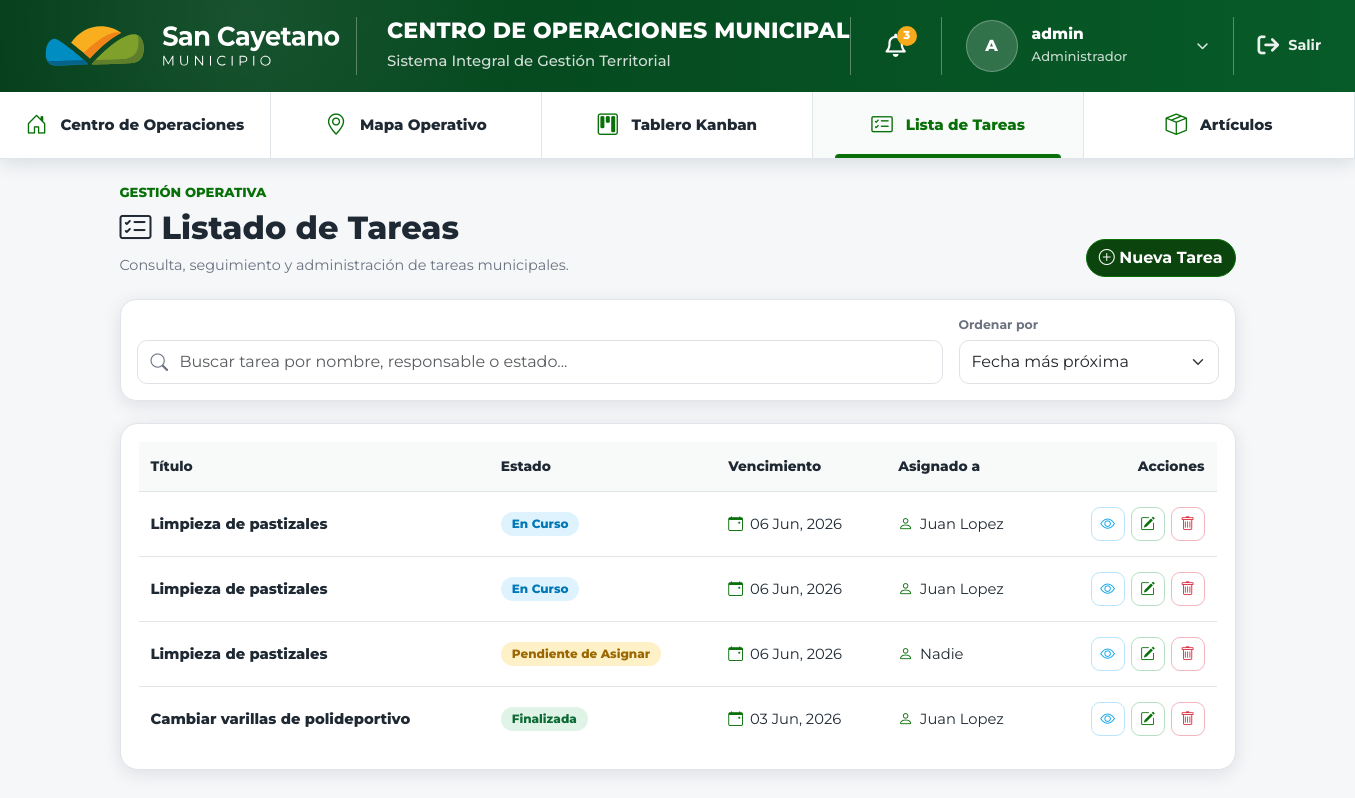
/tasks/ (signed in), run on the app's committed database.
### accounts/models.py (models this page shows, shortened)
class User(AbstractUser):
    class Role(models.TextChoices):
        ADMINISTRADOR = 'ADMIN', 'Administrador'
        FUNCIONARIO = 'FUNC', 'Funcionario'
        OPERADOR = 'OPER', 'Operador'
    role = models.CharField(
        max_length=5,
        choices=Role.choices,
        default=Role.OPERADOR,
    )
    def is_administrador(self):
        return self.role == self.Role.ADMINISTRADOR
    def is_operador(self):
        return self.role == self.Role.OPERADOR

### tasks/models.py (models this page shows, shortened)
class Task(models.Model):
    class Status(models.TextChoices):
        REGISTERED = 'REG', 'Registrada'
        PENDING = 'PEN', 'Pendiente de Asignar'
        IN_PROGRESS = 'INP', 'En Curso'
        COMPLETED = 'COM', 'Finalizada'
    title = models.CharField(max_length=200, verbose_name='Título')
    description = models.TextField(verbose_name='Descripción', blank=True)
    created_at = models.DateTimeField(auto_now_add=True, verbose_name='Fecha de Registro')
    due_date = models.DateField(verbose_name='Fecha de Vencimiento')
    status = models.CharField(
        max_length=3,
        choices=Status.choices,
        default=Status.REGISTERED,
        verbose_name='Estado'
    )
    assigned_to = models.ForeignKey(
        settings.AUTH_USER_MODEL,
        on_delete=models.SET_NULL,
        null=True,
        blank=True,
        related_name='assigned_tasks',
        verbose_name='Asignado a'
    )
    involved_persons = models.ManyToManyField(
        settings.AUTH_USER_MODEL,
        related_name='involved_tasks',
        blank=True,
        verbose_name='Personas Involucradas'
    )
    planned_hours = models.DecimalField(
        max_digits=6, decimal_places=2, default=0, verbose_name='Horas Planificadas'
    )
    executed_hours = models.DecimalField(
        max_digits=6, decimal_places=2, default=0, verbose_name='Horas Ejecutadas'
    )
    created_by = models.ForeignKey(
        settings.AUTH_USER_MODEL,
        on_delete=models.CASCADE,
        related_name='created_tasks',
        verbose_name='Creado por'
    )
    class Meta:
        verbose_name = 'Tarea'
        verbose_name_plural = 'Tareas'
        ordering = ['-created_at']
    @property
    def is_overdue(self):
        if self.status != self.Status.COMPLETED and self.due_date:
            return self.due_date < timezone.now().date()
        return False

### tasks/views.py (the view)
class TaskListView(LoginRequiredMixin, ListView):
    model = Task
    template_name = 'tasks/task_list.html'
    context_object_name = 'tasks'
    def get_queryset(self):
        qs = super().get_queryset()
        if self.request.user.is_operador():
            qs = qs.filter(assigned_to=self.request.user)
        return qs

### templates/tasks/task_list.html (shortened to what this page needs)
{% extends 'base.html' %}
{% block content %}
<section class="task-list-page">
    <div class="page-heading">
        <div>
            <p class="page-eyebrow">Gestión operativa</p>
            <h1 class="page-title">
                <i class="bi bi-card-checklist"></i>
                Listado de Tareas
            </h1>
            <p class="page-subtitle">
                Consulta, seguimiento y administración de tareas municipales.
            </p>
        </div>
        {% if not user.is_operador %}
        <a href="{% url 'task_create' %}" class="btn btn-primary">
            <i class="bi bi-plus-circle"></i> Nueva Tarea
        </a>
        {% endif %}
    </div>
    <div class="list-toolbar">
        <div class="list-search">
            <i class="bi bi-search"></i>
            <input type="search"
                   id="taskSearch"
                   class="form-control"
                   placeholder="Buscar tarea por nombre, responsable o estado...">
        </div>
        <div class="list-sort">
            <label for="taskSort">Ordenar por</label>
            <select id="taskSort" class="form-select">
                <option value="date-asc">Fecha más próxima</option>
            </select>
        </div>
    </div>
    <div class="task-table-card">
        <div class="table-responsive">
            <table class="table task-table align-middle">
                <thead>
                    <tr>
                        <th>Título</th>
                        <th>Estado</th>
                        <th>Vencimiento</th>
                        <th>Asignado a</th>
                        <th class="text-end">Acciones</th>
                    </tr>
                </thead>
                <tbody id="taskTableBody">
                    {% for task in tasks %}
                    <tr class="task-row {% if task.is_overdue %}task-row-overdue{% endif %}"
                        data-title="{{ task.title|lower }}"
                        data-status="{{ task.get_status_display|lower }}"
                        data-date="{{ task.due_date|date:'Y-m-d' }}"
                        data-assigned="{% if task.assigned_to %}{{ task.assigned_to.get_full_name|default:task.assigned_to.username|lower }}{% else %}nadie{% endif %}">
                        <td>
                            <div class="task-title-cell">
                                <strong>{{ task.title }}</strong>
                            </div>
                        </td>
                        <td>
                            <span class="status-pill
                                {% if task.status == 'REG' %}status-registered
                                {% elif task.status == 'PEN' %}status-pending
                                {% elif task.status == 'INP' %}status-progress
                                {% elif task.status == 'COM' %}status-done
                                {% endif %}">
                                {{ task.get_status_display }}
                            </span>
                        </td>
                        <td>
                            <span class="date-cell">
                                <i class="bi bi-calendar-event"></i>
                                {{ task.due_date|date:"d M, Y" }}
                            </span>
                        </td>
                        <td>
                            <span class="assigned-cell">
                                <i class="bi bi-person"></i>
                                {% if task.assigned_to %}
                                    {{ task.assigned_to.get_full_name|default:task.assigned_to.username }}
                                {% else %}
                                    Nadie
                                {% endif %}
                            </span>
                        </td>
                        <td class="text-end">
                            <div class="table-actions">
                                <a href="{% url 'task_detail' task.id %}" class="action-btn action-view" title="Ver detalles">
                                    <i class="bi bi-eye"></i>
                                </a>
                                <a href="{% url 'task_update' task.id %}" class="action-btn action-edit" title="Editar">
                                    <i class="bi bi-pencil-square"></i>
                                </a>
                                {% if not user.is_operador %}
                                <a href="{% url 'task_delete' task.id %}" class="action-btn action-delete" title="Eliminar">
                                    <i class="bi bi-trash"></i>
                                </a>
                                {% endif %}
                            </div>
                        </td>
                    </tr>
                    {% endfor %}
                </tbody>
            </table>
        </div>
    </div>
</section>
{% endblock %}

### templates/base.html (shortened to what this page needs)
{% load static %}
<!DOCTYPE html>
<html lang="es">
<head>
    <link href="https://cdn.jsdelivr.net/npm/bootstrap@5.3.0/dist/css/bootstrap.min.css" rel="stylesheet">
    <link rel="stylesheet" href="https://cdnjs.cloudflare.com/ajax/libs/font-awesome/6.4.0/css/all.min.css">
    <link rel="stylesheet" href="https://cdn.jsdelivr.net/npm/bootstrap-icons@1.11.3/font/bootstrap-icons.min.css">
    <link rel="stylesheet" href="{% static 'css/style.css' %}">
</head>
<body class="{% if user.is_authenticated %}authenticated{% endif %}">
{% if user.is_authenticated %}
<header class="municipal-header">
    <div class="municipal-topbar">
        <div class="container-fluid municipal-header-container">
            <a class="municipal-brand" href="{% url 'dashboard' %}">
                <img src="{% static 'img/logo-san-cayetano.svg' %}" alt="San Cayetano Municipio" class="municipal-logo">
            </a>
            <div class="municipal-title">
                <div class="municipal-title-main">Centro de Operaciones Municipal</div>
                <div class="municipal-title-sub">Sistema Integral de Gestión Territorial</div>
            </div>
            <div class="municipal-actions">
                <div class="header-action-group d-none d-md-flex">
                    <button class="notification-btn" type="button" aria-label="Notificaciones">
                        <i class="fa-regular fa-bell"></i>
                        <span class="notification-badge">3</span>
                    </button>
                </div>
                <div class="header-action-group">
                    <button class="user-dropdown-btn" type="button">
                        <span class="user-avatar">
                            {{ user.first_name|default:user.username|slice:":1"|upper }}
                        </span>
                        <span class="user-info d-none d-md-block">
                            <span class="user-name">{{ user.get_full_name|default:user.username }}</span>
                            <span class="user-role">{{ user.get_role_display }}</span>
                        </span>
                        <i class="fa-solid fa-chevron-down user-dropdown-icon d-none d-md-inline"></i>
                    </button>
                </div>
                <div class="header-action-group d-none d-lg-flex">
                    <form action="{% url 'logout' %}" method="post" class="m-0">
                        <button type="submit" class="logout-btn">
                            <i class="fa-solid fa-arrow-right-from-bracket"></i>
                            <span>Salir</span>
                        </button>
                    </form>
                </div>
            </div>
        </div>
    </div>
    <nav class="municipal-nav navbar navbar-expand-lg">
        <div class="container-fluid municipal-header-container">
            <div class="collapse navbar-collapse" id="municipalMenu">
                <ul class="navbar-nav municipal-menu">
                    <li class="nav-item">
                        <a class="nav-link {% if request.resolver_match.url_name == 'dashboard' %}active{% endif %}" href="{% url 'dashboard' %}">
                            <i class="bi bi-house-door"></i>
                            Centro de Operaciones
                        </a>
                    </li>
                    <li class="nav-item">
                        <a class="nav-link {% if request.resolver_match.url_name == 'mapa_operativo' %}active{% endif %}" href="{% url 'mapa_operativo' %}">
                            <i class="bi bi-geo-alt"></i>
                            Mapa Operativo
                        </a>
                    </li>
                    <li class="nav-item">
                        <a class="nav-link {% if request.resolver_match.url_name == 'kanban' %}active{% endif %}" href="{% url 'kanban' %}">
                            <i class="bi bi-kanban"></i>
                            Tablero Kanban
                        </a>
                    </li>
                    <li class="nav-item">
                        <a class="nav-link {% if request.resolver_match.url_name == 'task_list' or request.resolver_match.url_name == 'task_detail' or request.resolver_match.url_name == 'task_create' or request.resolver_match.url_name == 'task_update' %}active{% endif %}" href="{% url 'task_list' %}">
                            <i class="bi bi-card-checklist"></i>
                            Lista de Tareas
                        </a>
                    </li>
                    <li class="nav-item">
                        <a class="nav-link " href="{% url 'article_list' %}">
                            <i class="bi bi-box-seam"></i>
                            Artículos
                        </a>
                    </li>
                </ul>
            </div>
        </div>
    </nav>
</header>
{% endif %}
<main class="container mt-4">
    {% block content %}{% endblock %}
</main>
</body>
</html>

### data on the page
User: first_name "A", get_full_name "admin", role "Administrador"
Task: title "Limpieza de pastizales", status "En Curso", due_date "06 Jun, 2026", assigned_to.get_full_name "Juan Lopez"
Task: title "Limpieza de pastizales", status "En Curso", due_date "06 Jun, 2026", assigned_to.get_full_name "Juan Lopez"
Task: title "Limpieza de pastizales", status "Pendiente de Asignar", due_date "06 Jun, 2026", shows "Nadie"
Task: title "Cambiar varillas de polideportivo", status "Finalizada", due_date "03 Jun, 2026", assigned_to.get_full_name "Juan Lopez"
